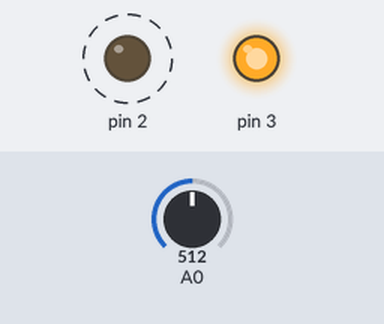
A sketch run on a simulated Arduino Uno, built with avr-gcc and run on an emulated ATmega328P. Parts: output pins drawn as LEDs (lit = HIGH). Dashed ring = blinking. The test bench sets the inputs (shaded band); at power-on: A0 = 512.

Above: at 1.8 s.
1.9 s: A0 set to 0
3.6 s: A0 set to 122
At 3.78 s:
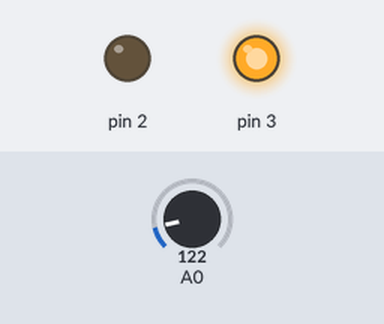
At 4.14 s:
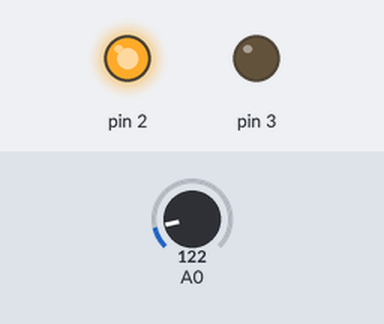
Timing chart, 0 to 13.1 s (numbered marks = the images above; inputs shaded):
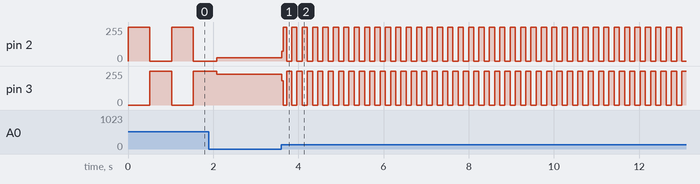

Measured:
- after the input at 3.6 s, pin 2: 23/255 → 73/255 at once, then moves between 0/255 and 255/255, repeating every 0.24 s; pin 3: 232/255 → 182/255 at once, then moves between 0/255 and 255/255, repeating every 0.24 s
- by itself, pin 2: alternates 255/255 for 0.51 s and 0/255 for 0.51 s

The sketch:

midterm_exam_LED_switch_question.ino
```cpp
void setup() {
  pinMode(2, OUTPUT);
  pinMode(3, OUTPUT);
}

void loop() {
  int delayTime = analogRead(A0);
  digitalWrite(2, HIGH);
  digitalWrite(3, LOW);
  delay(delayTime);
  digitalWrite(2, LOW);
  digitalWrite(3, HIGH);
  delay(delayTime);
}
```
